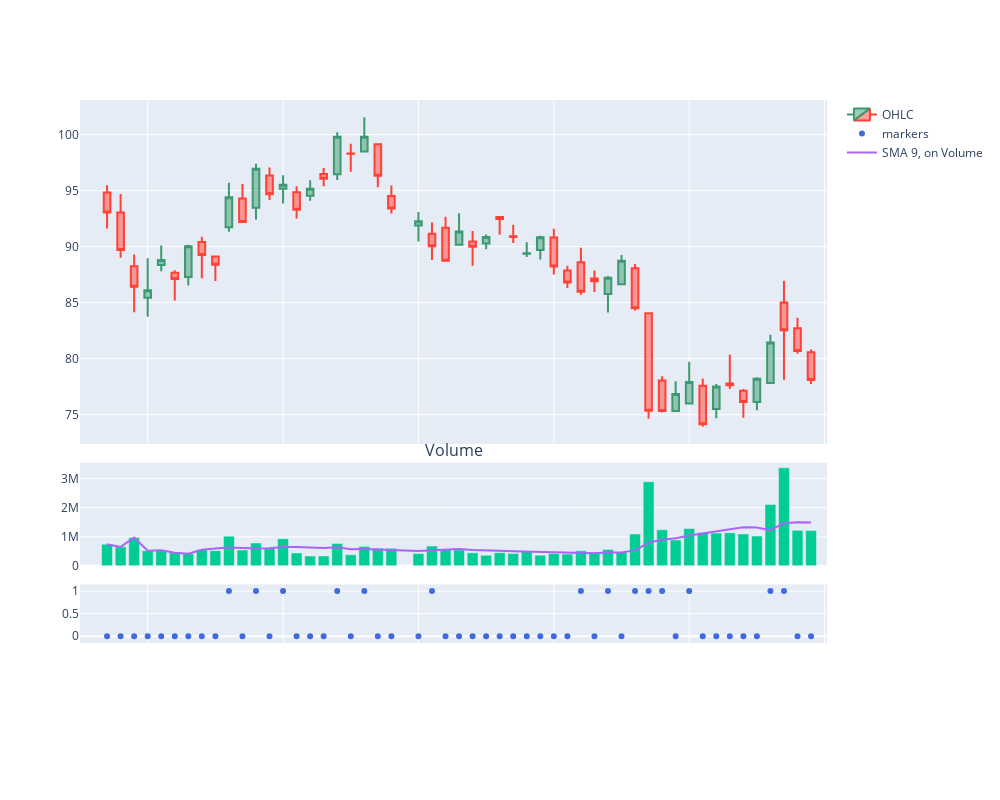

This figure's notebook cell:
### Markdown cell above
## Volume SMA

### Code cell
period = 9
indicator =  "SMA"
ema_crossover = Crossover(period, indicator = indicator, on = "Volume", invert = False, eps = 0.1)
ema_crossover.plot_signals(data, con = True)
